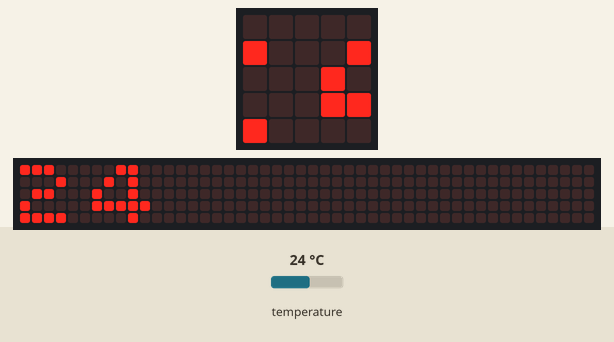
Bench run of a program on a simulated BBC micro:bit (MakeCode). On the bench: the board's 5×5 LED display, a strip that is not on the board, showing the scrolling text unrolled. The test bench sets the inputs (shaded band); at power-on: temperature 24 °C. The 48×5 strip is a reading aid, not a part: it shows the text the display is scrolling, unrolled, one strip-width of it at a time.

Above: at 9.37 s.
9.4 s: temperature set to 12 °C
At 16.4 s:
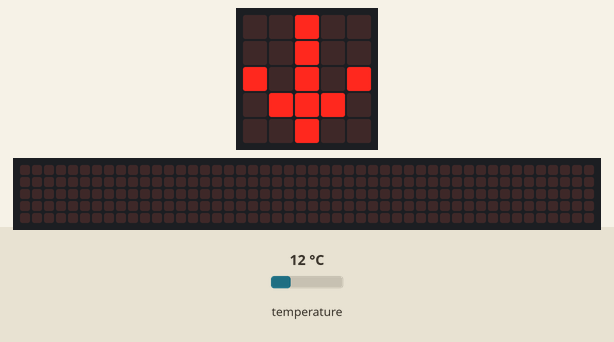
18.9 s: temperature set to 19 °C
At 23.61 s:
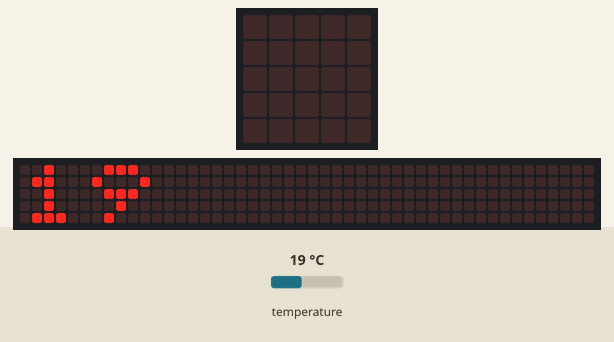
24.9 s: temperature set to 28 °C
At 31.08 s:
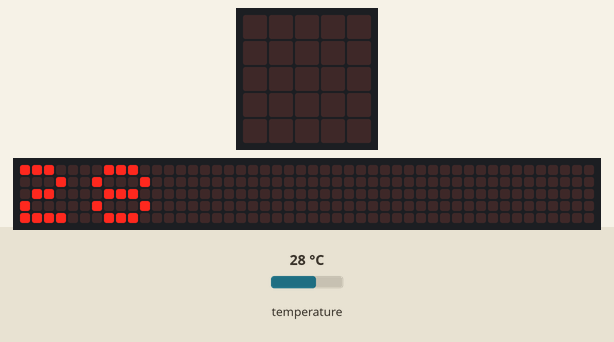

The program:

main.ts
```typescript
let teplota = 0
basic.showString("TEPLOMER")
let taplotaMinula = 0
basic.forever(function () {
    teplota = input.temperature()
    basic.showNumber(teplota)
    if (teplota > taplotaMinula) {
        basic.showArrow(ArrowNames.North)
    } else if (teplota < taplotaMinula) {
        basic.showArrow(ArrowNames.South)
    } else {
        basic.showString("-")
    }
    taplotaMinula = teplota
    basic.pause(1000)
    basic.showString(" ")
})
```

test.ts
```typescript
// Tady jsou testy. Při použití tohoto balíčku jako rozšíření nebude zkompilováno.
```

Measured:
- what the display in image 1 shows lasts 1.6 s, from 15.9 s to 17.5 s
